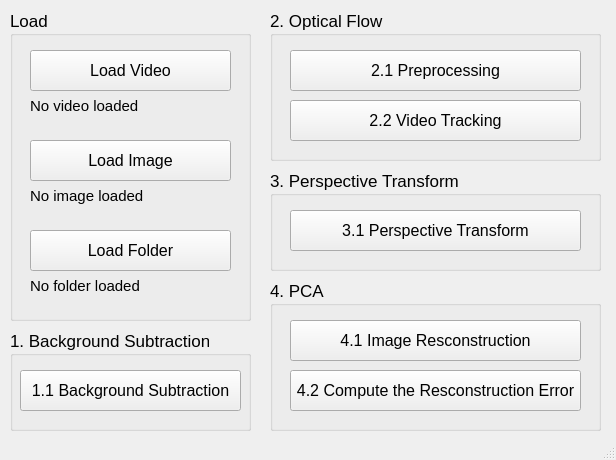
<?xml version="1.0" encoding="UTF-8"?>
<ui version="4.0">
 <class>MainWindow</class>
 <widget class="QMainWindow" name="MainWindow">
  <property name="geometry">
   <rect>
    <x>0</x>
    <y>0</y>
    <width>616</width>
    <height>460</height>
   </rect>
  </property>
  <property name="windowTitle">
   <string>2022 CvDl Hw2</string>
  </property>
  <widget class="QWidget" name="centralwidget">
   <widget class="QGroupBox" name="groupBox">
    <property name="geometry">
     <rect>
      <x>10</x>
      <y>10</y>
      <width>241</width>
      <height>311</height>
     </rect>
    </property>
    <property name="font">
     <font>
      <pointsize>13</pointsize>
     </font>
    </property>
    <property name="title">
     <string>Load</string>
    </property>
    <widget class="QPushButton" name="btn_loadvdo">
     <property name="geometry">
      <rect>
       <x>20</x>
       <y>40</y>
       <width>201</width>
       <height>41</height>
      </rect>
     </property>
     <property name="font">
      <font>
       <pointsize>12</pointsize>
      </font>
     </property>
     <property name="text">
      <string>Load Video</string>
     </property>
    </widget>
    <widget class="QPushButton" name="btn_loadImg">
     <property name="geometry">
      <rect>
       <x>20</x>
       <y>130</y>
       <width>201</width>
       <height>41</height>
      </rect>
     </property>
     <property name="font">
      <font>
       <pointsize>12</pointsize>
      </font>
     </property>
     <property name="text">
      <string>Load Image</string>
     </property>
    </widget>
    <widget class="QPushButton" name="btn_loadfld">
     <property name="geometry">
      <rect>
       <x>20</x>
       <y>220</y>
       <width>201</width>
       <height>41</height>
      </rect>
     </property>
     <property name="font">
      <font>
       <pointsize>12</pointsize>
      </font>
     </property>
     <property name="text">
      <string>Load Folder</string>
     </property>
    </widget>
    <widget class="QLabel" name="lbl_loadvdo">
     <property name="geometry">
      <rect>
       <x>20</x>
       <y>80</y>
       <width>201</width>
       <height>31</height>
      </rect>
     </property>
     <property name="font">
      <font>
       <pointsize>11</pointsize>
      </font>
     </property>
     <property name="text">
      <string>No video loaded</string>
     </property>
    </widget>
    <widget class="QLabel" name="lbl_loadimg">
     <property name="geometry">
      <rect>
       <x>20</x>
       <y>170</y>
       <width>201</width>
       <height>31</height>
      </rect>
     </property>
     <property name="font">
      <font>
       <pointsize>11</pointsize>
      </font>
     </property>
     <property name="text">
      <string>No image loaded</string>
     </property>
    </widget>
    <widget class="QLabel" name="lbl_loadfld">
     <property name="geometry">
      <rect>
       <x>20</x>
       <y>260</y>
       <width>201</width>
       <height>31</height>
      </rect>
     </property>
     <property name="font">
      <font>
       <pointsize>11</pointsize>
      </font>
     </property>
     <property name="text">
      <string>No folder loaded</string>
     </property>
    </widget>
   </widget>
   <widget class="QGroupBox" name="groupBox_4">
    <property name="geometry">
     <rect>
      <x>10</x>
      <y>330</y>
      <width>241</width>
      <height>101</height>
     </rect>
    </property>
    <property name="font">
     <font>
      <pointsize>13</pointsize>
     </font>
    </property>
    <property name="title">
     <string>1. Background Subtraction</string>
    </property>
    <widget class="QPushButton" name="btn_bgsub">
     <property name="geometry">
      <rect>
       <x>10</x>
       <y>40</y>
       <width>221</width>
       <height>41</height>
      </rect>
     </property>
     <property name="font">
      <font>
       <pointsize>12</pointsize>
      </font>
     </property>
     <property name="text">
      <string>1.1 Background Subtraction</string>
     </property>
    </widget>
   </widget>
   <widget class="QGroupBox" name="groupBox_5">
    <property name="geometry">
     <rect>
      <x>270</x>
      <y>10</y>
      <width>331</width>
      <height>151</height>
     </rect>
    </property>
    <property name="font">
     <font>
      <pointsize>13</pointsize>
     </font>
    </property>
    <property name="title">
     <string>2. Optical Flow</string>
    </property>
    <widget class="QPushButton" name="btn_preprs">
     <property name="geometry">
      <rect>
       <x>20</x>
       <y>40</y>
       <width>291</width>
       <height>41</height>
      </rect>
     </property>
     <property name="font">
      <font>
       <pointsize>12</pointsize>
      </font>
     </property>
     <property name="text">
      <string>2.1 Preprocessing</string>
     </property>
    </widget>
    <widget class="QPushButton" name="btn_trackvdo">
     <property name="geometry">
      <rect>
       <x>20</x>
       <y>90</y>
       <width>291</width>
       <height>41</height>
      </rect>
     </property>
     <property name="font">
      <font>
       <pointsize>12</pointsize>
      </font>
     </property>
     <property name="text">
      <string>2.2 Video Tracking</string>
     </property>
    </widget>
   </widget>
   <widget class="QGroupBox" name="groupBox_6">
    <property name="geometry">
     <rect>
      <x>270</x>
      <y>170</y>
      <width>331</width>
      <height>101</height>
     </rect>
    </property>
    <property name="font">
     <font>
      <pointsize>13</pointsize>
     </font>
    </property>
    <property name="title">
     <string>3. Perspective Transform</string>
    </property>
    <widget class="QPushButton" name="btn_transfromppt">
     <property name="geometry">
      <rect>
       <x>20</x>
       <y>40</y>
       <width>291</width>
       <height>41</height>
      </rect>
     </property>
     <property name="font">
      <font>
       <pointsize>12</pointsize>
      </font>
     </property>
     <property name="text">
      <string>3.1 Perspective Transform</string>
     </property>
    </widget>
   </widget>
   <widget class="QGroupBox" name="groupBox_7">
    <property name="geometry">
     <rect>
      <x>270</x>
      <y>280</y>
      <width>331</width>
      <height>151</height>
     </rect>
    </property>
    <property name="font">
     <font>
      <pointsize>13</pointsize>
     </font>
    </property>
    <property name="title">
     <string>4. PCA</string>
    </property>
    <widget class="QPushButton" name="btn_rctimg">
     <property name="geometry">
      <rect>
       <x>20</x>
       <y>40</y>
       <width>291</width>
       <height>41</height>
      </rect>
     </property>
     <property name="font">
      <font>
       <pointsize>12</pointsize>
      </font>
     </property>
     <property name="text">
      <string>4.1 Image Resconstruction</string>
     </property>
    </widget>
    <widget class="QPushButton" name="btn_computeerr">
     <property name="geometry">
      <rect>
       <x>20</x>
       <y>90</y>
       <width>291</width>
       <height>41</height>
      </rect>
     </property>
     <property name="font">
      <font>
       <pointsize>12</pointsize>
      </font>
     </property>
     <property name="text">
      <string>4.2 Compute the Resconstruction Error</string>
     </property>
    </widget>
   </widget>
  </widget>
  <widget class="QMenuBar" name="menubar">
   <property name="geometry">
    <rect>
     <x>0</x>
     <y>0</y>
     <width>616</width>
     <height>22</height>
    </rect>
   </property>
  </widget>
  <widget class="QStatusBar" name="statusbar"/>
 </widget>
 <resources/>
 <connections/>
</ui>
